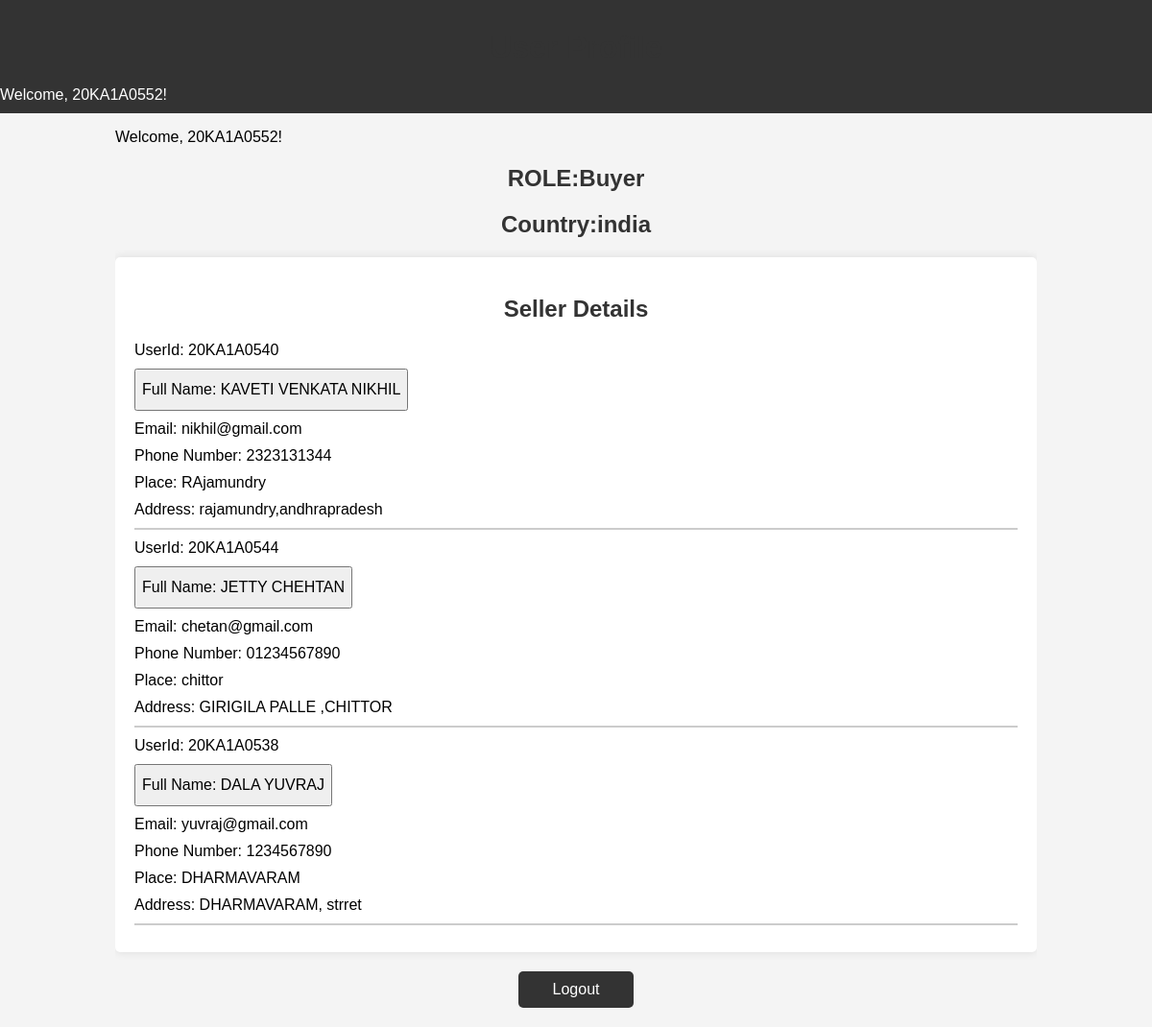
The page /profile/ (signed in) on the database as committed earlier.
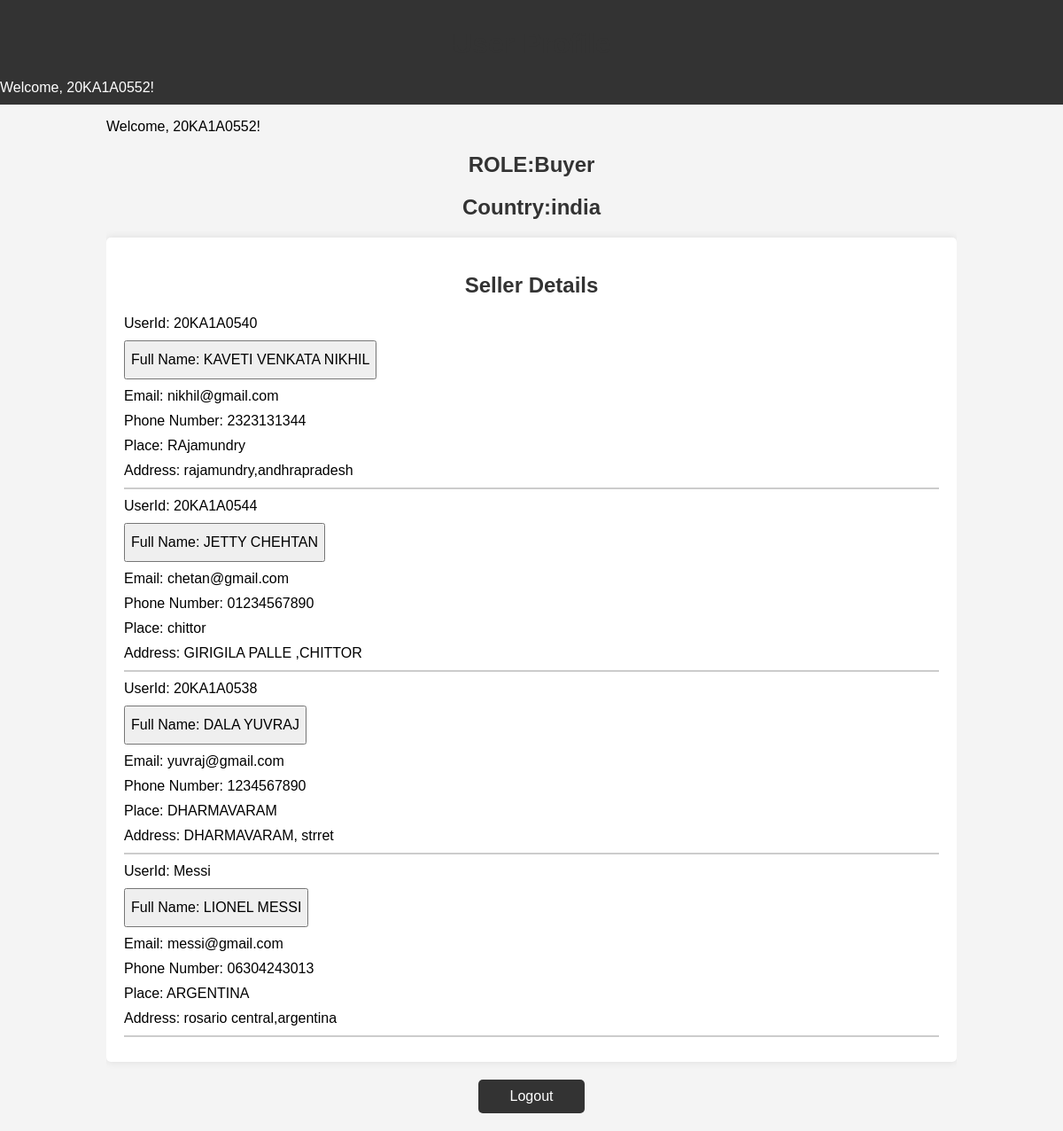
The same page on the database as committed later.
### home/models.py (models this page shows, shortened)
class Buyers(models.Model):
    COUNTRY_CHOICES = [
        ('india', 'India'),
        ('pakistan', 'Pakistan'),
        ('bangladesh', 'Bangladesh'),
        ('srilanka', 'Sri Lanka'),
        ('china', 'China'),
        ('bhutan', 'Bhutan'),
    ]
    user = models.OneToOneField(User, on_delete=models.CASCADE)
    firstname = models.CharField(max_length=100)
    secondname = models.CharField(max_length=100)
    email = models.EmailField()
    phonenumber = models.CharField(max_length=15)
    country = models.CharField(choices=COUNTRY_CHOICES, max_length=100)

class Sellers(models.Model):
    user = models.OneToOneField(User, on_delete=models.CASCADE)
    firstname = models.CharField(max_length=100)
    secondname = models.CharField(max_length=100)
    email = models.EmailField()
    phonenumber = models.CharField(max_length=15)
    place = models.CharField(max_length=100)
    address = models.TextField()

### home/views.py (the view)
# urls.py: path('profile/', profile, name='profile'),
@login_required
def profile(request):
    user = request.user
    try:
        buyer = Buyers.objects.get(user=user)
        profile_type = 'buyer'
        seller_details = Sellers.objects.all()  # If the user is a buyer, show all sellers
    except Buyers.DoesNotExist:
        buyer = None
        profile_type = 'seller'
        seller_details = Sellers.objects.filter(user=user)  # If the user is a seller, show only their details
    context = {
        'user': user,
        'profile_type': profile_type,
        'buyer': buyer,
        'seller_details': seller_details,
    }
    return render(request, 'profile.html', context)

### home/templates/profile.html (shortened to what this page needs)
<!DOCTYPE html>
<html lang="en">
<head>
</head>
<body>
    <div class="profile-header">
        <h1>User Profile</h1>
        <p>Welcome, {{ user.username }}! </p>
    </div>
    <div class="container">
        {% if profile_type == 'buyer' %}
        <p>Welcome, {{ user.username }}! </p>
        <h2>ROLE:Buyer</h2>
        <h2>Country:{{buyer.country}}</h2>
            <div class="profile-content">
                <h2>Seller Details</h2>
                {% for seller in seller_details %}
                    <p>UserId: {{ seller.user.username }}</p>
                    <button><p>Full Name: {{ seller.firstname }} {{ seller.secondname }}</p></button>
                    <p>Email: {{ seller.user.email }}</p>
                    <p>Phone Number: {{ seller.phonenumber }}</p>
                    <p>Place: {{ seller.place }}</p>
                    <p>Address: {{ seller.address }}</p>
                    <hr>
                {% endfor %}
            </div>
        {% endif %}
        <a class="logout-button" href="{% url 'logout' %}">Logout</a>
    </div>
</body>
</html>

### home/templates/profile.html (style rules this page uses)
body { font-family: Arial, sans-serif; background-color: #f4f4f4; margin: 0; padding: 0; }
.container { width: 80%; margin: auto; overflow: hidden; }
h1, h2 { text-align: center; color: #333; }
.profile-header { background: #333; color: #fff; padding: 10px 0; }
.profile-header p { margin: 0; }
.profile-content { background: #fff; padding: 20px; margin: 20px 0; border-radius: 5px; box-shadow: 0 0 10px rgba(0, 0, 0, 0.1); }
.profile-content p { margin: 10px 0; font-size: 16px; }
.profile-content hr { border: 1px solid #ccc; }
.logout-button { display: block; width: 100px; margin: 20px auto; padding: 10px; text-align: center; background: #333; color: #fff; text-decoration: none; border-radius: 5px; }

Rows that differ between the two databases and show on the page:
added Sellers: user.username "Messi", firstname "LIONEL", secondname "MESSI", user.email "messi@gmail.com", phonenumber "06304243013", place "ARGENTINA", address "rosario central,argentina"
